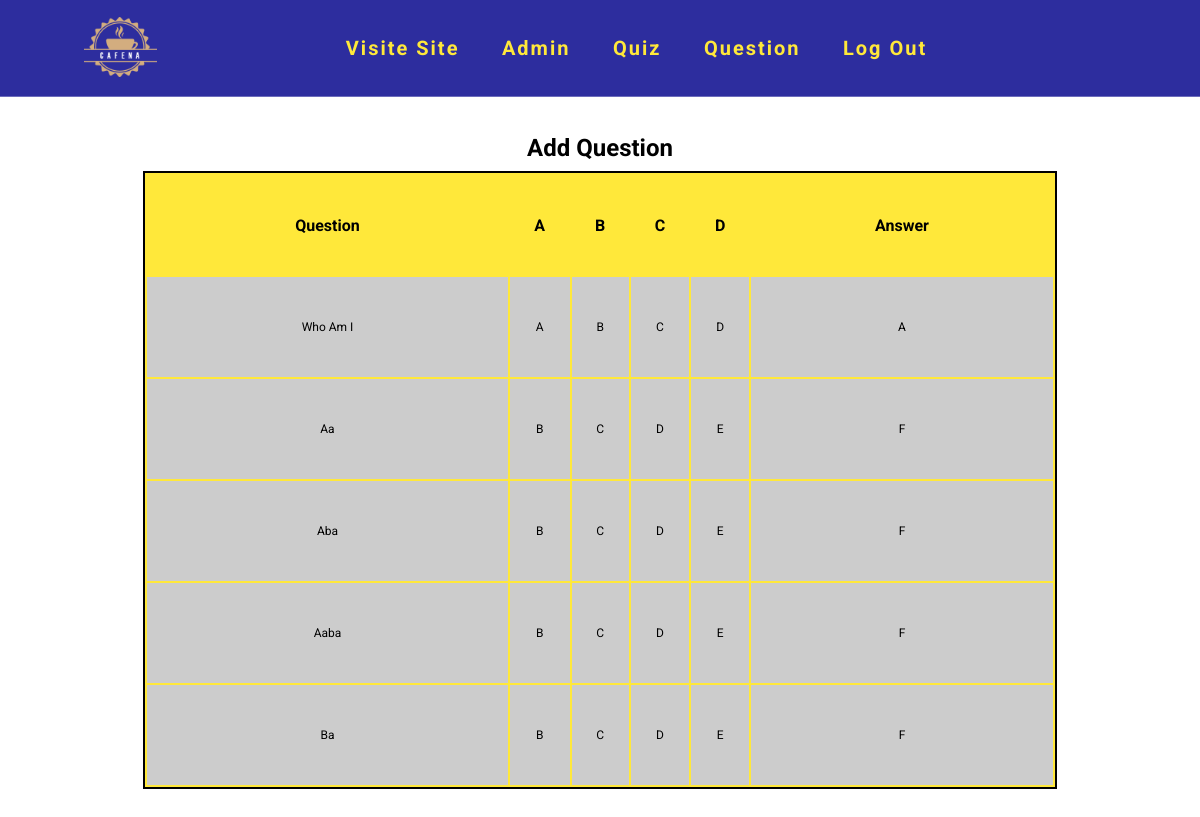
The app's page /admin/question.php (signed in) with its own data.
### tables this page shows
CREATE TABLE `ques` (
  `id` int(11) NOT NULL,
  `ques` varchar(200) NOT NULL,
  `a` varchar(30) NOT NULL,
  `b` varchar(30) NOT NULL,
  `c` varchar(30) NOT NULL,
  `d` varchar(30) NOT NULL,
  `ans` varchar(30) NOT NULL,
  `subj` varchar(30) NOT NULL
);

### admin/question.php (the view, shortened to what this page needs)
<?php
include("./header.php");
$sql="SELECT * FROM `ques`";
    $res=mysqli_query($con,$sql);
      ?>
<section class="mar25 ">
  <div class="tb">
      <h1>Add Question</h1>
  <table>
             <tr>
             <th>Question</th>
                 <th>A </th>
                 <th>B</th>
                 <th>C</th>
                 <th>D</th>
                 <th>Answer</th>
             </tr>
      <?php
      while($_rows=mysqli_fetch_assoc($res))
      {
        $ques=$_rows['ques'];
        $a=$_rows['a'];
        $b=$_rows['b'];
        $c=$_rows['c'];
        $d=$_rows['d'];
        $ans=$_rows['ans'];
          ?>
          <tr class="wh">
           <form action="" method="POST">
               <td><?php echo $ques; ?></td>
               <td><?php echo $a; ?></td>
               <td><?php echo $b; ?></td>
               <td><?php echo $c; ?></td>
               <td><?php echo $d; ?></td>
               <td><?php echo $ans; ?></td>
      </td></form>
           </tr>
           <?php
      }
?>

### css/style.css (style rules this page uses)
:root { --main-color:#5690a1; --black:#5690a1; --bg:#ffffff; --border:.1rem solid rgba(255,255,255,.3); }
* { font-family: 'Roboto', sans-serif; margin:0; padding:0; box-sizing: border-box; outline: none; border:none; text-decoration: none; text-transform: capitalize; transition: .2s linear; }
html { font-size: 62.5%; overflow-x: hidden; scroll-padding-top: 9rem; scroll-behavior: smooth; }
body { background: var(--bg); }
section { padding:2rem 7%; }
.mar25 { padding-top: 7%;; }
.tb { margin: 50px; }
.tb h1 { font-size: 24px; color: #000000; text-align: center; margin: 1%; }
table { background-color: #ffe83a; width:98%; margin: 1%; font-size: 12px; text-transform: capitalize; border: 2px solid black ; }
tr { height: 100px; }
th { font-size: 16px; padding: 2%; }
td { text-align: center; height: 40px; background-color: #ccc; margin: 0; }
.wh { background-color: #fff; }

### records on screen
ques: ques "Who Am I", a "A", b "B", c "C", d "D", ans "A"
ques: ques "Aa", a "B", b "C", c "D", d "E", ans "F"
ques: ques "Aba", a "B", b "C", c "D", d "E", ans "F"
ques: ques "Aaba", a "B", b "C", c "D", d "E", ans "F"
ques: ques "Ba", a "B", b "C", c "D", d "E", ans "F"
